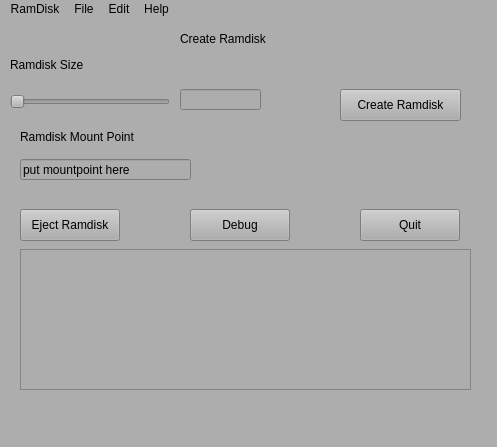
<?xml version="1.0" encoding="UTF-8"?>
<ui version="4.0">
 <class>MainWindow</class>
 <widget class="QMainWindow" name="MainWindow">
  <property name="geometry">
   <rect>
    <x>0</x>
    <y>0</y>
    <width>497</width>
    <height>447</height>
   </rect>
  </property>
  <property name="windowTitle">
   <string>Create Ramdisk</string>
  </property>
  <property name="autoFillBackground">
   <bool>false</bool>
  </property>
  <property name="styleSheet">
   <string notr="true">QWidget {
	background-color: #ADADAD;
}</string>
  </property>
  <widget class="QWidget" name="centralwidget">
   <widget class="QPushButton" name="ejectPushButton">
    <property name="geometry">
     <rect>
      <x>20</x>
      <y>190</y>
      <width>100</width>
      <height>32</height>
     </rect>
    </property>
    <property name="text">
     <string>Eject Ramdisk</string>
    </property>
   </widget>
   <widget class="QPushButton" name="debugPushButton">
    <property name="geometry">
     <rect>
      <x>190</x>
      <y>190</y>
      <width>100</width>
      <height>32</height>
     </rect>
    </property>
    <property name="text">
     <string>Debug</string>
    </property>
   </widget>
   <widget class="QPushButton" name="quitPushButton">
    <property name="geometry">
     <rect>
      <x>360</x>
      <y>190</y>
      <width>100</width>
      <height>32</height>
     </rect>
    </property>
    <property name="text">
     <string>Quit</string>
    </property>
   </widget>
   <widget class="QLabel" name="titleLabel">
    <property name="geometry">
     <rect>
      <x>180</x>
      <y>10</y>
      <width>131</width>
      <height>20</height>
     </rect>
    </property>
    <property name="text">
     <string>Create Ramdisk</string>
    </property>
   </widget>
   <widget class="QSlider" name="sizeHorizontalSlider">
    <property name="geometry">
     <rect>
      <x>10</x>
      <y>70</y>
      <width>160</width>
      <height>25</height>
     </rect>
    </property>
    <property name="orientation">
     <enum>Qt::Orientation::Horizontal</enum>
    </property>
   </widget>
   <widget class="QLabel" name="sizeLabel">
    <property name="geometry">
     <rect>
      <x>10</x>
      <y>35</y>
      <width>161</width>
      <height>21</height>
     </rect>
    </property>
    <property name="text">
     <string>Ramdisk Size</string>
    </property>
   </widget>
   <widget class="QLabel" name="mountLabel">
    <property name="geometry">
     <rect>
      <x>20</x>
      <y>110</y>
      <width>211</width>
      <height>16</height>
     </rect>
    </property>
    <property name="text">
     <string>Ramdisk Mount Point</string>
    </property>
   </widget>
   <widget class="QTableWidget" name="tableWidget">
    <property name="geometry">
     <rect>
      <x>20</x>
      <y>230</y>
      <width>451</width>
      <height>141</height>
     </rect>
    </property>
    <property name="editTriggers">
     <set>QAbstractItemView::EditTrigger::DoubleClicked</set>
    </property>
   </widget>
   <widget class="QLineEdit" name="sizeLineEdit">
    <property name="geometry">
     <rect>
      <x>180</x>
      <y>70</y>
      <width>81</width>
      <height>21</height>
     </rect>
    </property>
   </widget>
   <widget class="QLineEdit" name="mountLineEdit">
    <property name="geometry">
     <rect>
      <x>20</x>
      <y>140</y>
      <width>171</width>
      <height>21</height>
     </rect>
    </property>
    <property name="text">
     <string>put mountpoint here</string>
    </property>
   </widget>
   <widget class="QPushButton" name="createPushButton">
    <property name="geometry">
     <rect>
      <x>340</x>
      <y>70</y>
      <width>121</width>
      <height>32</height>
     </rect>
    </property>
    <property name="text">
     <string>Create Ramdisk</string>
    </property>
   </widget>
  </widget>
  <widget class="QMenuBar" name="menubar">
   <property name="geometry">
    <rect>
     <x>0</x>
     <y>0</y>
     <width>497</width>
     <height>43</height>
    </rect>
   </property>
   <property name="autoFillBackground">
    <bool>false</bool>
   </property>
   <property name="nativeMenuBar">
    <bool>true</bool>
   </property>
   <widget class="QMenu" name="menuRamDisk">
    <property name="title">
     <string>RamDisk</string>
    </property>
    <addaction name="actionConfigure"/>
   </widget>
   <widget class="QMenu" name="menuFile">
    <property name="title">
     <string>File</string>
    </property>
    <addaction name="actionOpen_Specfile"/>
    <addaction name="actionSave_Specfile"/>
   </widget>
   <widget class="QMenu" name="menuEdit">
    <property name="title">
     <string>Edit</string>
    </property>
    <addaction name="actionStyle"/>
   </widget>
   <widget class="QMenu" name="menuHelp">
    <property name="title">
     <string>Help</string>
    </property>
    <addaction name="actionAbout"/>
   </widget>
   <addaction name="menuRamDisk"/>
   <addaction name="menuFile"/>
   <addaction name="menuEdit"/>
   <addaction name="menuHelp"/>
  </widget>
  <widget class="QStatusBar" name="statusbar"/>
  <action name="actionConfigure">
   <property name="text">
    <string>Configure</string>
   </property>
  </action>
  <action name="actionOpen_Specfile">
   <property name="text">
    <string>Open Specfile</string>
   </property>
  </action>
  <action name="actionSave_Specfile">
   <property name="text">
    <string>Save Specfile</string>
   </property>
  </action>
  <action name="actionStyle">
   <property name="text">
    <string>Style</string>
   </property>
  </action>
  <action name="actionAbout">
   <property name="text">
    <string>About</string>
   </property>
  </action>
 </widget>
 <resources/>
 <connections/>
</ui>
